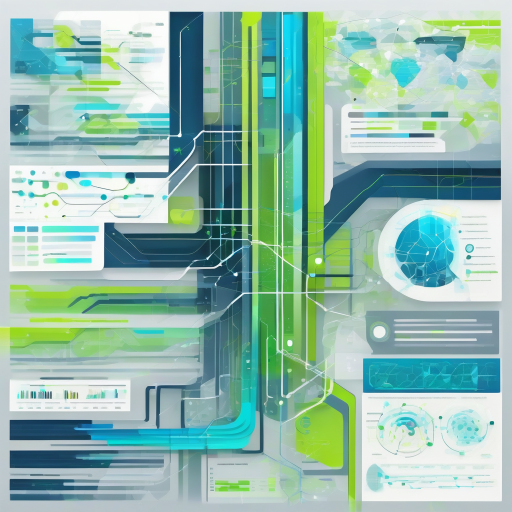
#> input picture images/generated_images/generated_image_task_20251213_045454.png, 1024 x 1024 px, found by its file name (shown at 1/2 size); its folder holds 4 pictures in this run; the run also reads 1 picture not shown here
$ python generate_donut.py
#> lines starting #> are read from the running program, lines starting #| are printed output that depends on the picture; after the words box and inside, x2 and y2 are one past the last pixel; in counts of white or black regions, pixels touching at a corner belong together
from PIL import Image, ImageDraw, ImageOps
import os

# --- 範例使用 (請務必將路徑替換成您實際的檔案路徑) ---
TASK = "task_20251213_045454"

# 您的輸入檔案
IMAGE_PATH = f"images\\generated_images\\generated_image_{TASK}.png" # 原始圖片 (背景)
MASK_PATH = r"images\mask.png" # 遮罩圖片 (前景/偵照)

# 輸出檔案
FINAL_OUTPUT = f"images\\donut\\donut_{TASK}.png"# 最終成品

# --- 1. 圖片合併功能 (來自 merge.py) ---

def merge_images_with_mask(target_image_path, mask_path, output_path):
    """
    將遮罩圖片 (mask_path) 調整大小後，疊加到目標圖片 (target_image_path) 上。
    這個函數會處理 RGBA 轉換和透明度疊加。

    Args:
        target_image_path (str): 目標基礎圖片的路徑。
        mask_path (str): 輸入的遮罩圖片路徑。
        output_path (str): 儲存合併圖片的路徑。

    Returns:
        str: 成功合併的圖片路徑，若失敗則回傳 None。
    """
#> called with mask_path = 'images\\mask.png', output_path = 'temp_merged_image.png'
    print("--- 步驟 1: 執行圖片合併 (套用偵照) ---")
    try:
        # 1. 開啟目標圖片 (背景)
        target_img = Image.open(target_image_path).convert("RGBA")
        target_size = target_img.size
#> target_size = (1024, 1024)
        print(f"   目標圖片尺寸 (Target): {target_size}")
#|    目標圖片尺寸 (Target): (1024, 1024)

        # 2. 開啟作為前景的遮罩圖片
        mask_img = Image.open(mask_path).convert("RGBA")
        print(f"   原始遮罩尺寸 (Original Mask): {mask_img.size}")
#|    原始遮罩尺寸 (Original Mask): (545, 539)

    except FileNotFoundError as e:
        print(f"   錯誤：找不到圖片文件 - {e.filename}")
        return None
    except Exception as e:
        print(f"   處理圖片時發生錯誤: {e}")
        return None

    # 3. 調整遮罩圖片大小以符合目標尺寸
    # 使用 Image.Resampling.LANCZOS 進行高品質重採樣
    resized_mask = mask_img.resize(target_size, Image.Resampling.LANCZOS)
    print(f"   遮罩已調整至目標尺寸: {resized_mask.size}")
#|    遮罩已調整至目標尺寸: (1024, 1024)

    # 4. 執行圖片疊加/合併 (透明度疊加)
    # 這裡假設遮罩圖片的 Alpha 通道已經正確定義了其透明區域。
    merged_img = Image.alpha_composite(target_img, resized_mask)
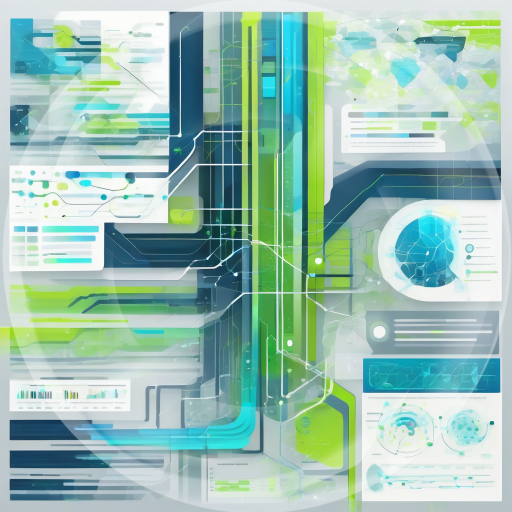
#> merged_img: PIL image 1024x1024 RGBA (shown at 1/2 size); mean R, G, B, A 154.6, 191.9, 179.1, 255

    # 5. 儲存結果
    merged_img.save(output_path, "PNG")
    print(f"   ✅ 合併圖片暫存於：{output_path}")
    return output_path


# --- 2. 甜甜圈裁切功能 (來自 generate_donut.py) ---

def crop_to_donut(image_path, output_path, outer_radius=None, inner_radius_ratio=0.5):
    """
    將指定路徑的圖片裁剪成甜甜圈形狀，並儲存為 PNG 格式。

    Args:
        image_path (str): 輸入圖片的路徑。
        output_path (str): 輸出甜甜圈圖片的路徑 (必須是 .png 結尾)。
        outer_radius (int, optional): 甜甜圈的外圓半徑。如果為 None，則取圖片較短邊長的一半。
        inner_radius_ratio (float): 內圓半徑與外圓半徑的比例（預設為 0.5）。
    """
#> called with image_path = 'temp_merged_image.png', inner_radius_ratio = 0.5
    print("--- 步驟 2: 執行甜甜圈裁切 ---")
    try:
        # 1. 開啟圖片並轉換為 RGBA 模式以支援透明度
        img = Image.open(image_path).convert("RGBA")
    except FileNotFoundError:
        print(f"   錯誤：找不到圖片文件 - {image_path}")
        return

    width, height = img.size
#> width = 1024; height = 1024

    # 2. 決定半徑和圓心
    if outer_radius is None:
        R = min(width, height) // 2
#> R = 512
    else:
        R = outer_radius

    r = int(R * inner_radius_ratio)
#> r = 256
    cx = width // 2
#> cx = 512
    cy = height // 2
#> cy = 512

    # 3. 創建遮罩
    mask = Image.new('L', (width, height), 0)
#> mask: PIL image 1024x1024 L; every value is 0
    draw = ImageDraw.Draw(mask)

    # a. 繪製白色大圓 (保留)
    draw.ellipse((cx - R, cy - R, cx + R, cy + R), fill=255)

    # b. 繪製黑色小圓 (移除/變透明)
    draw.ellipse((cx - r, cy - r, cx + r, cy + r), fill=0)

    # 4. 將遮罩應用於圖片的 Alpha 通道
    img.putalpha(mask)
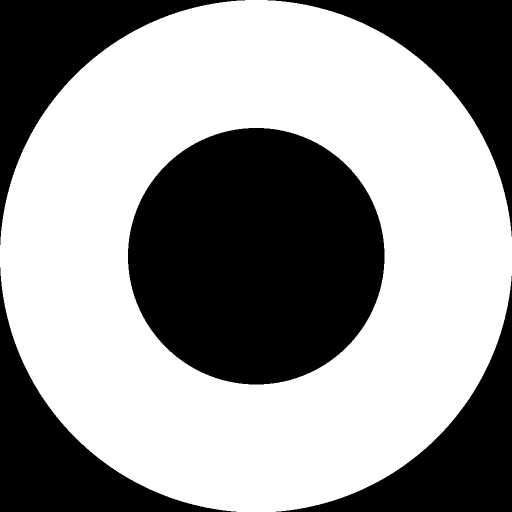
#> mask: PIL image 1024x1024 L (shown at 1/2 size); 59% white; 5 black regions, box (x1, y1, x2, y2) and area: (256, 256, 769, 769) 206637, (0, 0, 490, 490) 56414, (535, 0, 1024, 473) 55924, (0, 535, 473, 1024) 55924, (552, 552, 1024, 1024) 55435
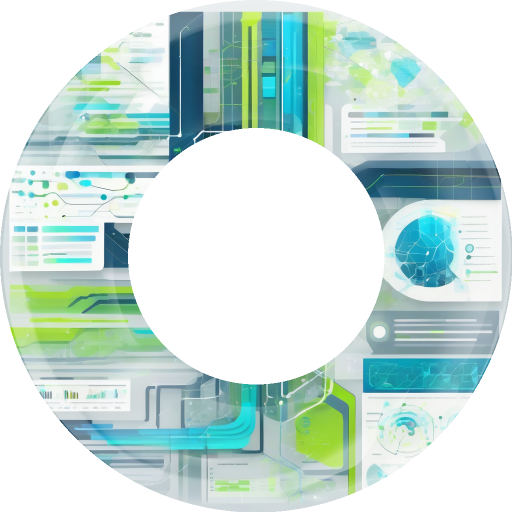
#> img: PIL image 1024x1024 RGBA (shown at 1/2 size); mean R, G, B, A 154.6, 191.9, 179.1, 150.3; transparent parts drawn white

    # 5. 裁剪圖片到最小邊界框
    crop_area = (cx - R, cy - R, cx + R, cy + R)
#> crop_area = (0, 0, 1024, 1024)
    cropped_img = img.crop(crop_area)

    # 6. 儲存結果
    cropped_img.save(output_path, 'PNG')

    print(f"   ✅ 圖片已成功裁切為甜甜圈形狀並儲存到：{output_path}")


# --- 主執行流程 ---

def main_process(target_image_path, mask_path, final_output_path, temp_output_path='temp_merged_image.png'):
    """
    依照指定的順序執行圖片處理：
    1. 合併圖片 (套用偵照/遮罩)。
    2. 裁切為甜甜圈形狀。

    Args:
        target_image_path (str): 作為背景的圖片路徑 (原始圖片)。
        mask_path (str): 作為前景的遮罩圖片路徑 (偵照)。
        final_output_path (str): 最終甜甜圈圖片的輸出路徑。
        temp_output_path (str): 步驟 1 中間結果的暫存路徑。
    """

    # 1. 執行圖片合併
    merged_file = merge_images_with_mask(target_image_path, mask_path, temp_output_path)

    if merged_file is None:
        print("❌ 合併步驟失敗，終止程式。")
        return

    # 2. 執行甜甜圈裁切 (對合併後的圖片進行裁切)
    crop_to_donut(merged_file, final_output_path)

    # 3. 清理暫存文件
    try:
        if os.path.exists(temp_output_path):
            os.remove(temp_output_path)
            print(f"--- 清理: 已移除暫存文件 {temp_output_path}")
    except OSError as e:
        print(f"清理暫存文件失敗: {e}")


# 執行主程序
main_process(IMAGE_PATH, MASK_PATH, FINAL_OUTPUT)
